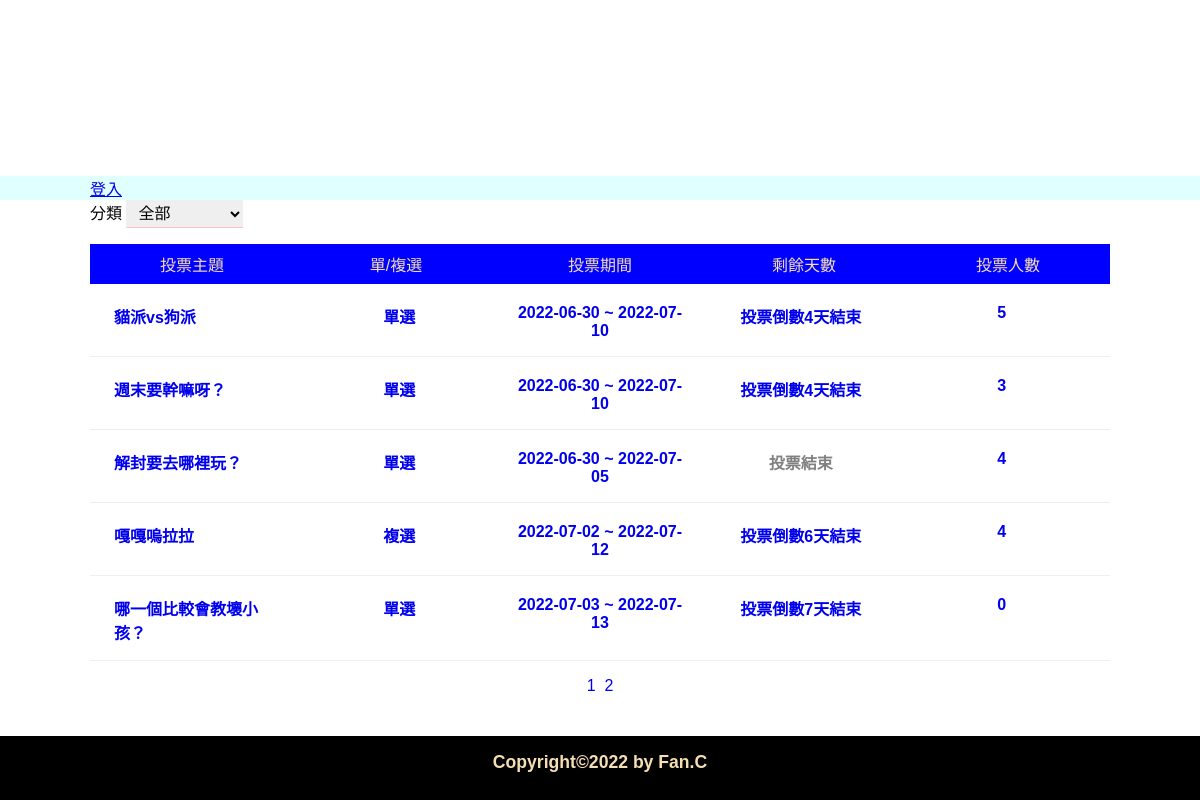
The page / on the database its author committed.
### tables this page shows
CREATE TABLE `subjects` (
  `id` int(11) UNSIGNED NOT NULL COMMENT '序號',
  `subject` varchar(128) NOT NULL COMMENT '主題描述',
  `type_id` int(11) UNSIGNED NOT NULL,
  `multiple` tinyint(1) NOT NULL DEFAULT 0 COMMENT '單/複選',
  `multi_limit` tinyint(2) NOT NULL DEFAULT 1 COMMENT '單/複選項目數',
  `start` date NOT NULL,
  `end` date NOT NULL,
  `total` int(11) UNSIGNED NOT NULL DEFAULT 0
);

### api/base.php (called while the page is built, shortened)
<?php
function pdo()
{
    $dsn = "mysql:host=localhost;charset=utf8;dbname=vote";
    return new PDO($dsn, 'root', '');
}
function all($table, ...$arg)
{
    $pdo = pdo();
    $sql = "SELECT * FROM $table ";
    switch (count($arg)) {
        case 2:
            if (!empty($arg[0])) {
                foreach ($arg[0] as $key => $value) {
                    $tmp[] = "`$key`='$value'";
                }
                $sql .= " WHERE " . implode(" AND ", $tmp) . $arg[1];
            } else {
                $sql .= $arg[1];
            }
            break;
    }
    return $pdo->query($sql)->fetchAll(PDO::FETCH_ASSOC);
}
function math($table, $math, $col, ...$arg)
{
    $pdo = pdo();
    $sql = "SELECT $math(`$col`) FROM $table ";
    return $pdo->query($sql)->fetchColumn();
}

### front/vote_list.php (the view, shortened to what this page needs)
<?php
$p = "";
$queryStr = "";
$queryFilter="";
?>
<div>
    <label for="types">分類</label>
    <select name="types" id="types" onchange="location.href=`?filter=${this.value}<?=$queryStr;?>`">
        <option value="0">全部</option>
    </select>
</div>
<div>
    <ul class="list">
        <li class="list-header">
            <div>投票主題</div>
            <?php
            if (isset($_GET['type']) && $_GET['type'] == 'asc') {
            ?>
                <div><a href="?order=multiple&type=desc<?= $p; ?><?=$queryFilter;?>">單/複選</a></div>
            <?php
            } else {
            ?>
                <div><a href="?order=multiple&type=asc<?= $p;?><?=$queryFilter;?>">單/複選</a></div>
            <?php
            }
            ?>
            <?php
            if (isset($_GET['type']) && $_GET['type'] == 'asc') {
            ?>
                <div><a href="?order=end&type=desc<?= $p; ?><?=$queryFilter;?>">投票期間</a></div>
            <?php
            } else {
            ?>
                <div><a href="?order=end&type=asc<?= $p; ?><?=$queryFilter;?>">投票期間</a></div>
            <?php
            }
            ?>
            <?php
            if (isset($_GET['type']) && $_GET['type'] == 'asc') {
            ?>
                <div><a href="?order=remain&type=desc<?= $p;?><?=$queryFilter;?>">剩餘天數</a></div>
            <?php
            } else {
            ?>
                <div><a href="?order=remain&type=asc<?= $p;?><?=$queryFilter;?>">剩餘天數</a></div>
            <?php
            }
            ?>
            <?php
            if (isset($_GET['type']) && $_GET['type'] == 'asc') {
            ?>
                <div><a href="?order=total&type=desc<?= $p;?><?=$queryFilter;?>">投票人數</a></div>
            <?php
            } else {
            ?>
                <div><a href="?order=total&type=asc<?= $p; ?><?=$queryFilter;?>">投票人數</a></div>
            <?php
            }
            ?>
        </li>
        <?php
        $orderStr = '';
        $filter = [];
        $total = math('subjects', 'count', 'id', $filter);
        $div = 5;
        $pages = ceil($total / $div);
        $now = isset($_GET['p']) ? $_GET['p'] : 1;
        $start = ($now - 1) * $div;
        $page_rows = " limit $start,$div";
        $subjects = all('subjects', $filter, $orderStr . $page_rows);
        foreach ($subjects as $subject) {
            echo "<a href='?do=vote_result&id={$subject['id']}'>";
            echo "<li class='list-items'>";
            echo "<div>{$subject['subject']}</div>";
            if ($subject['multiple'] == 0) {
                echo "<div class='text-center'>單選</div>";
            } else {
                echo "<div class='text-center'>複選</div>";
            }
            echo "<div class='text-center'>";
            echo $subject['start'] . " ~ " . $subject['end'];
            echo "</div>";
            echo "<div class='text-center'>";
            $today = strtotime("now");
            $end = strtotime($subject['end']);
            if (($end - $today) > 0) {
                $remain = floor(($end - $today) / (60 * 60 * 24));
                echo "投票倒數" . $remain . "天結束";
            } else {
                echo "<span style='color:grey'>投票結束</span>";
            }
            echo "</div>";
            echo "<div class='text-center'>{$subject['total']}</div>";
            echo "</li>";
            echo "</a>";
        }
        ?>
    </ul>
    <div class="text-center">
        <?php
        if ($pages > 1) {
            for ($i = 1; $i <= $pages; $i++) {
                echo "<a class='page' href='?p={$i}{$queryStr}{$queryFilter}'>&nbsp;";
                echo $i;
                echo "&nbsp;</a>";
            }
        }
        ?>
    </div>
</div>

### index.php (shortened to what this page needs)
<?php
include_once "./api/base.php";
?>
<!DOCTYPE html>
<html lang="en">
<head>
    <link rel="stylesheet" href="./css//basic.css">
    <link rel="stylesheet" href="./css/index.css">
</head>
<body>
    <div id="header">
        <?php
        include "./layout/front_nav.php";
        ?>
    </div>
    <div id="container">
        <?php
        if (isset($file) && file_exists($file)) {
            include $file;
        } else {
            include "./front/vote_list.php";
        }
        ?>
    </div>
    <div>
        <?php
        include "./layout/footer.php";
        ?>
    </div>
</body>
</html>

### layout/front_nav.php
<nav>
<?php
if(isset($_SESSION['user'])){
    ?>
<a href="../vote/login/logout.php">登出</a>
<?php
}else{
?>
<a href="../vote/login/login.php">登入</a>
<?php
}
?>
</nav>

### layout/footer.php
<footer>
    <div class="right">Copyright©2022 by Fan.C</div>
</footer>

### css/basic.css (style rules this page uses)
* { margin: 0; padding: 0; list-style-type: none; box-sizing: border-box; font-family: Arial, Helvetica, sans-serif; }
#header { width: 100%; height: 200px; position: relative; }
#header nav { width: 100%; min-width: 1000px; margin: auto; background: lightcyan; position:absolute; bottom: 0; padding: 0 7.5%; }
#container { width: 85%; min-width: 1000px; margin: auto; min-height: calc(100vh - 300px - 2.5rem); }
footer { text-align: center; width: 100%; height: 4rem; background: black; padding: 1rem; font-size: 1.1rem; font-weight: bold; color: wheat; position: fixed; right: 0; bottom: 0; left: 0; z-index: 1030; }
.text-center { text-align: center; }

### css/index.css (style rules this page uses)
ul { margin: 1rem 0 1rem 0; }
.list-header { display: flex; justify-content: space-evenly; text-align: center; }
.list-header div { width: calc(100% / 5); padding: 0.5rem 1rem; background-color: blue; color: wheat; }
.list-header div a { color: wheat; }
.list-items { display: flex; justify-content: space-evenly; padding: 0.5rem; margin: 0.25rem 0; border-bottom: 1px solid #eee; font-weight: bold; font-size: 1rem; }
.list a { text-decoration: none; }
.list-items div { width: calc(100% / 5); padding: 0.5rem 1rem; }
#types { padding: 0.25rem 0.5rem; font-size: 1rem; border: 0; border-bottom: 1px solid pink; }
.page { text-decoration: none; }

### rows shown on the page
subjects: subject "貓派vs狗派", multiple "單選", start "2022-06-30", end "2022-07-10", total "5"
subjects: subject "週末要幹嘛呀？", multiple "單選", start "2022-06-30", end "2022-07-10", total "3"
subjects: subject "解封要去哪裡玩？", multiple "單選", start "2022-06-30", end "2022-07-05", shows "投票結束", total "4"
subjects: subject "嘎嘎嗚拉拉", multiple "複選", start "2022-07-02", end "2022-07-12", total "4"
subjects: subject "哪一個比較會教壞小孩？", multiple "單選", start "2022-07-03", end "2022-07-13", total "0"
